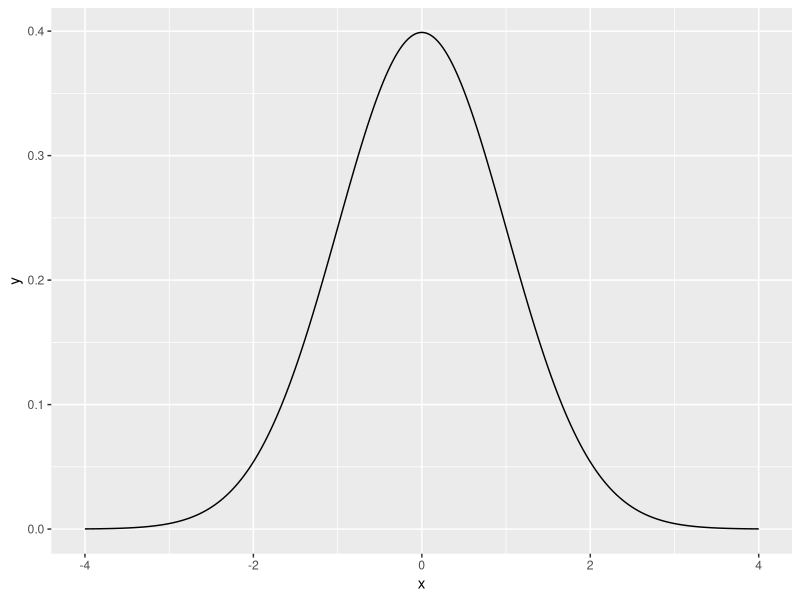
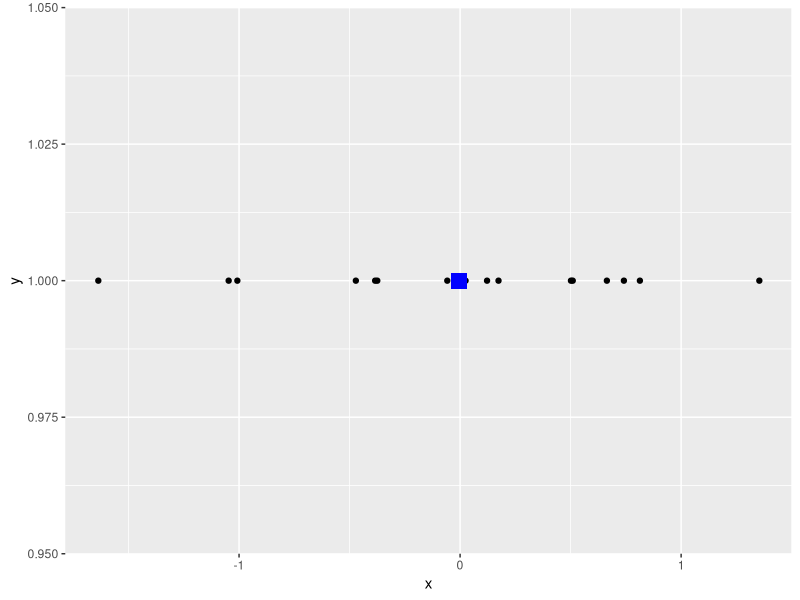
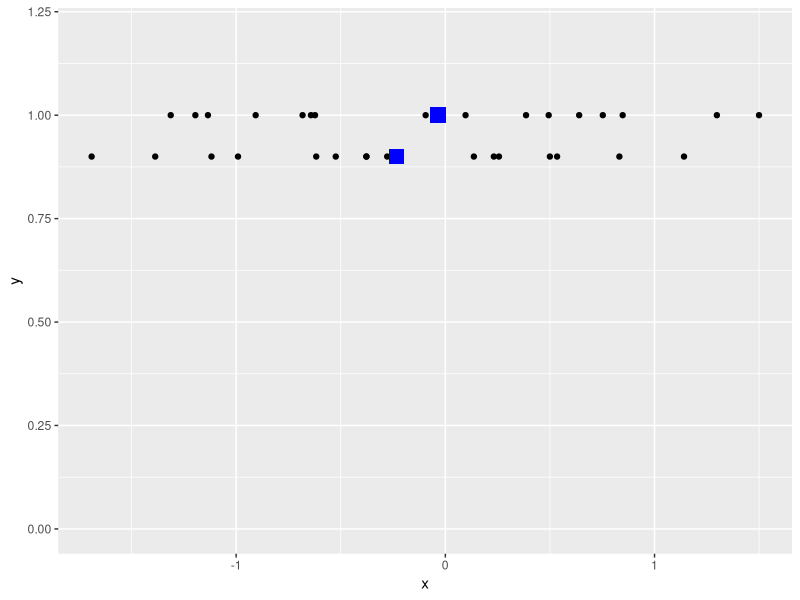
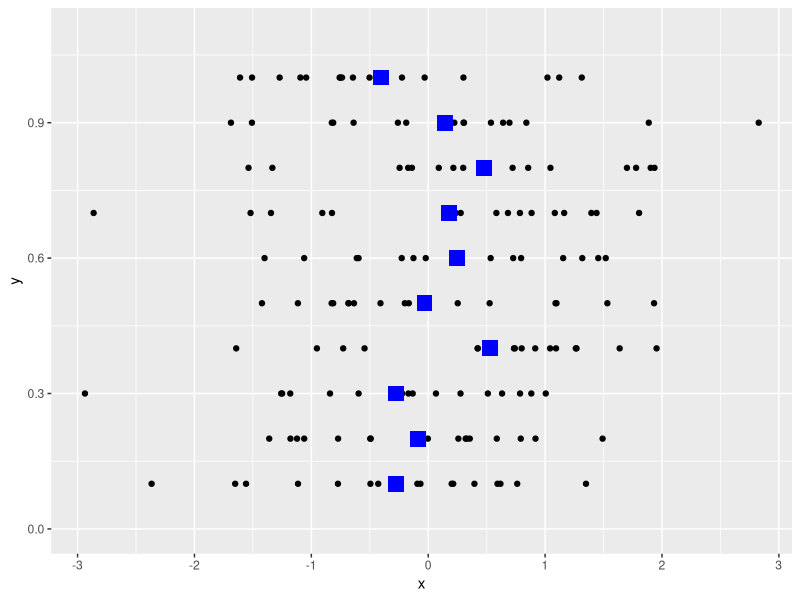
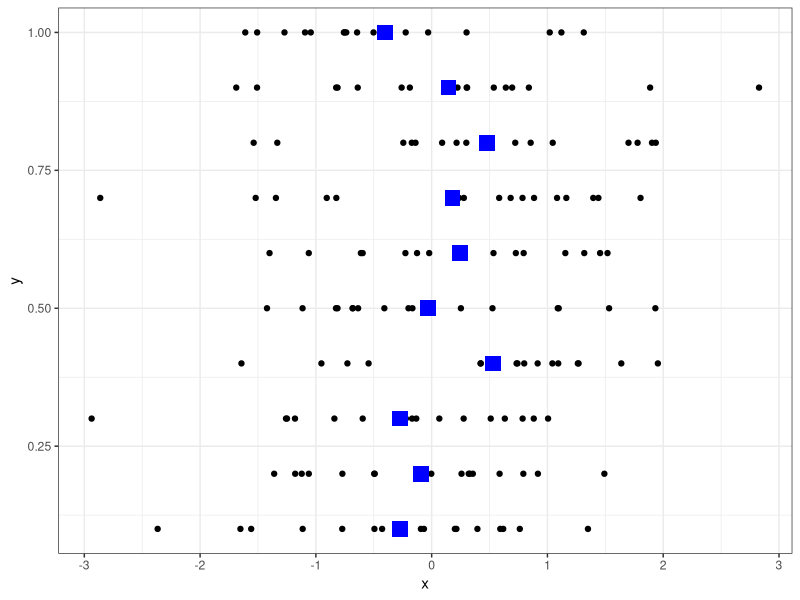
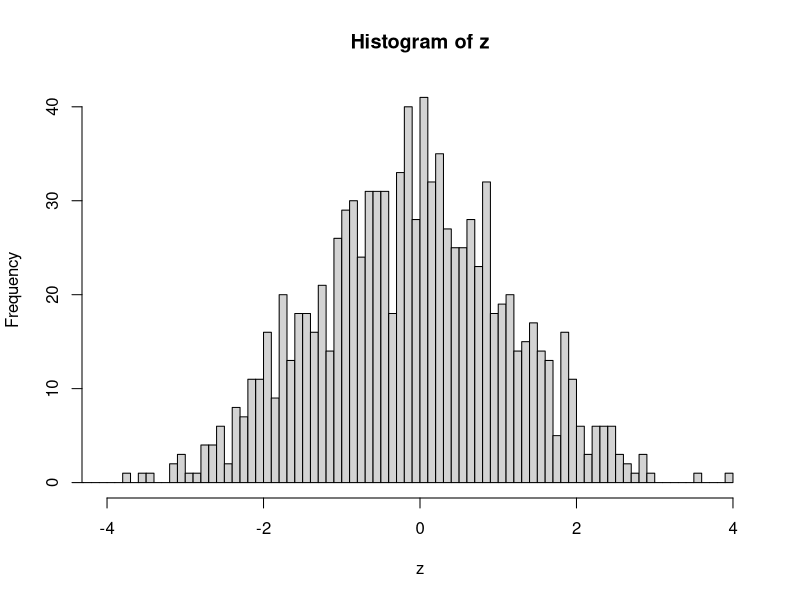
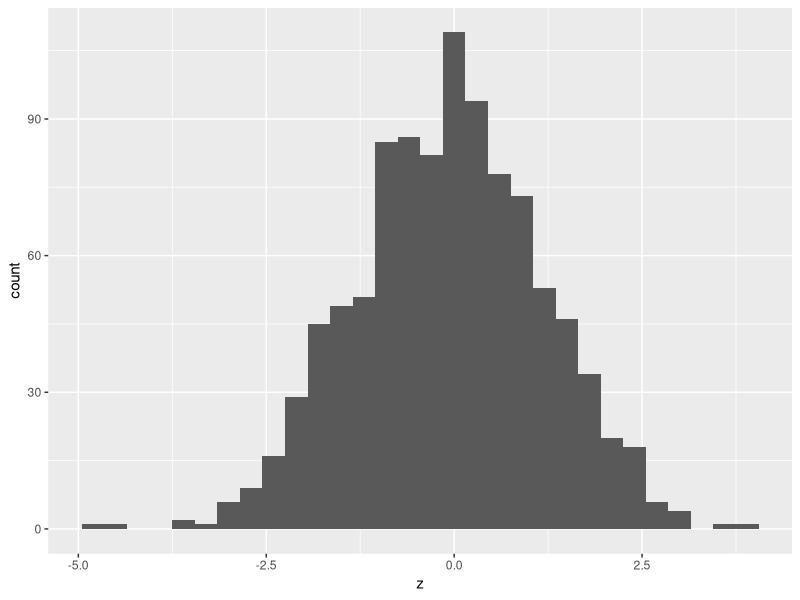
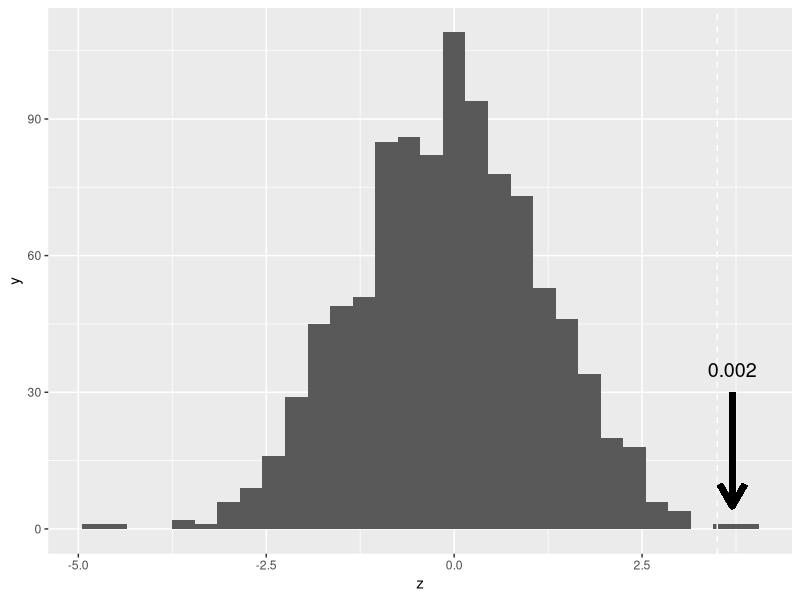

These charts were generated, in order, by the following R code:
## ---- chunk 1
library(ggplot2, quietly = T)

x <- seq(-4, 4, by=0.01)
y <- dnorm(x, 0, 1)
dat <- data.frame(x, y)
ggplot(dat, aes(x, y)) +
  geom_line()

## ---- chunk 2
library(ggplot2, quietly = T)

nsample <- 16
x <- rnorm(nsample, 0, 1)
y <- rep(1, nsample)
xbar <- mean(x)
dat <- data.frame(x, y)
ggplot(dat, aes(x, y)) +
  geom_point() +
  geom_point(aes(x=mean(x), y=1), colour="blue", size=5, shape=15)

## ---- chunk 3
library(ggplot2, quietly = T)

nsample <- 16
x <- rnorm(nsample*2, 0, 1)
y <- c(rep(1, nsample), rep(0.9, nsample))
g <- factor(c(rep(1, nsample), rep(2, nsample)))

dat <- data.frame(x, y, g)

ggplot(dat, aes(x, y)) +
  geom_point() +
  geom_point(aes(x=mean(x[1:nsample]), y=1), colour="blue", size=5, shape=15) +
  geom_point(aes(x=mean(x[(nsample+1):length(x)]), y=0.9), colour="blue", size=5, shape=15) +
  scale_y_continuous(limits=c(0, 1.2))

## ---- chunk 4
suppressWarnings(suppressMessages(library(ggplot2, quietly = T)))
suppressWarnings(suppressMessages(library(dplyr, quietly = T)))

nsample <- 16
nrep <- 10

x <- rnorm(nsample*nrep, 0, 1)
tmpy <- seq(0.1, 1, length.out=nrep)
y <- rep(tmpy, each=nsample)
## ?rep
g <- factor(y)

dat <- data.frame(x, y, g)
dat_mean <- dat %>% 
  group_by(g) %>% 
  summarise(mean=mean(x))

ggplot(dat, aes(x, y)) +
  geom_point() +
  scale_y_continuous(limits=c(0, 1.1)) +
  geom_point(data=dat_mean, aes(y=as.numeric(as.character(g)), x=mean), colour="blue", size=5, shape=15)

str(dat_mean)
as.numeric(as.character(dat_mean$g))


ggplot() + 
  geom_point(data=dat, aes(x, y)) +
  geom_point(data=dat_mean, aes(x=mean, y=as.numeric(as.character(dat_mean$g))), colour="blue", size=5, shape=15) +
  theme_bw()
  
  

## ---- chunk 5
coff <- c(245, 246, 246, 248, 248, 248, 250, 250, 250, 252)
nocoff <- c(242, 242, 242, 244, 244, 245, 246, 247, 248, 248)
dat <- data.frame(coff, nocoff)
obs <- with(dat, mean(coff) - mean(nocoff))
obs
## ---- chunk 6

caf <- c(245, 246, 246, 248, 248, 248, 250, 250, 250, 252)
no_caf <- c(242, 242, 242, 244, 244, 245, 246, 247, 248, 248)
random_data <- c(caf, no_caf) 
obs <- mean(caf) - mean(no_caf)

x <- sample(random_data, 10, replace=T)
y <- sample(random_data, 10, replace=T)

mean(x) - mean(y)
## ---- chunk 7
suppressWarnings(suppressMessages(library(ggplot2, quietly = T)))
suppressWarnings(suppressMessages(library(dplyr, quietly = T)))

caf <- c(245, 246, 246, 248, 248, 248, 250, 250, 250, 252)
no_caf <- c(242, 242, 242, 244, 244, 245, 246, 247, 248, 248)
random_data <- c(caf, no_caf) 

z <- rep(0, 1000)
for(i in 1:1000){
  x <- sample(random_data, 10, replace=T)
  y <- sample(random_data, 10, replace=T)
  z[i] <- mean(x) - mean(y)
}
hist(z, br=100, xlim=c(-4,4))
dat <- data.frame(z, y, x)
ggplot(dat, aes(x=z)) + geom_histogram()

#obs <- mean(caf)-mean(no_caf)
#res <- replicate(2000, {
#  ind <- sample(1:20, 10, replace=F)
#  mean(the_data$values[ind]) - mean(the_data$values[-ind])
#})
#hist(res, br=100)
#abline(v=obs, col="red", lty=2)


## ---- chunk 8

empval <- sum(dat$z > obs)/length(dat$z)

ggplot(dat, aes(x=z)) + 
  geom_histogram() +
  geom_vline(xintercept = obs, color="white", linetype = "dashed") +
  geom_segment(aes(x = obs+0.2, y = 30, xend = obs+0.2, yend = 5), 
               arrow = arrow(), 
               size=2) +
  annotate("text", label = empval, x = obs+0.2, y = 35, size = 5)


## ---- chunk 9

p <- 0.55
n <- 1003
x <- rbinom(1000, n, p)
#mean(x)
hist(x, br=100)
quantile(x, c(0.025, 0.975))

## ---- chunk 10

mu <- 100
sigma <- 16
M <- 1000
n <- 4
res <- replicate(M, {
	x <- rnorm(n, mu, sigma)
	se <- sd(x)/sqrt(n)
	(mean(x) - mu)/se
})

quantile(res, c(0.025, 0.975))
hist(res, br=100)
## ---- chunk 11

ggplot(data.frame(res), aes(x=res)) + 
  geom_histogram()

